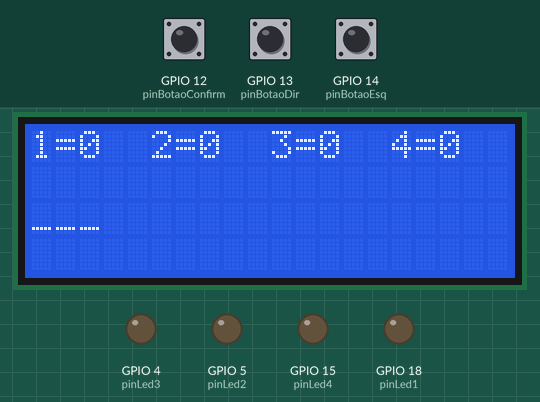
This program was run on a simulated ESP32. Parts: 20×4 character LCD, output pins drawn as LEDs (lit = HIGH). The inputs (shaded band) are chosen by the test bench; at power-on: GPIO 12 (pinBotaoConfirm) HIGH, GPIO 13 (pinBotaoDir) HIGH, GPIO 14 (pinBotaoEsq) HIGH. What the program prints to the serial monitor is not drawn.

Above: at 1.2 s.
1.3 s: GPIO 12 (pinBotaoConfirm) pulled LOW for 0.15 s
At 2.5 s:
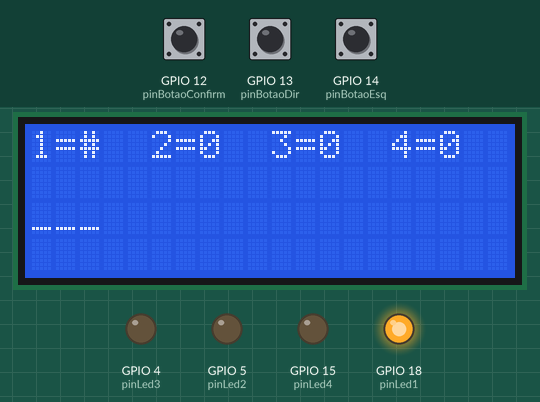
2.9 s: GPIO 13 (pinBotaoDir) pulled LOW for 0.15 s
At 4.1 s:
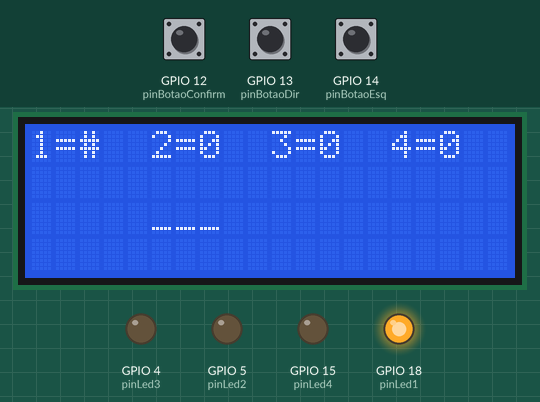
4.5 s: GPIO 12 (pinBotaoConfirm) pulled LOW for 1 s
At 5.1 s:
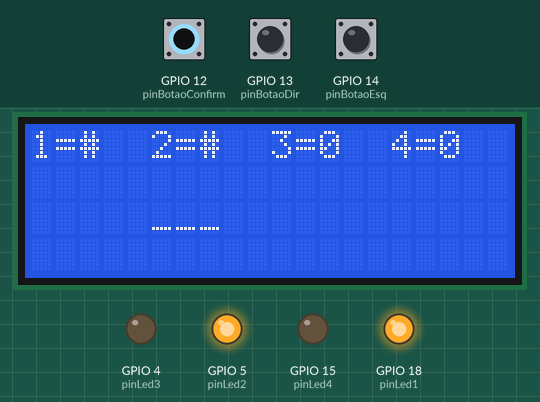
7.0 s: GPIO 14 (pinBotaoEsq) pulled LOW for 0.15 s
At 8.2 s:
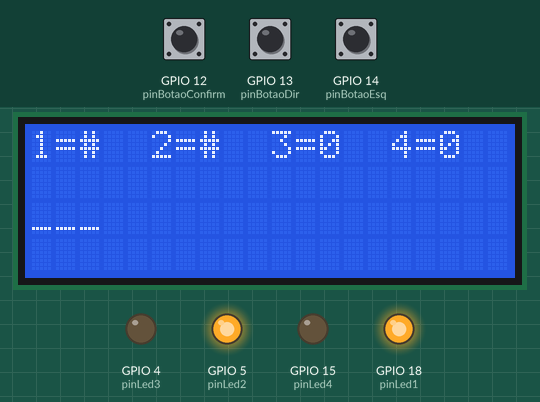
8.6 s: GPIO 12 (pinBotaoConfirm) pulled LOW for 0.15 s
At 9.5 s:
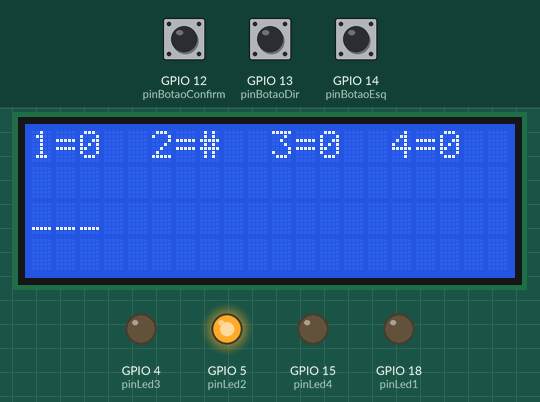
10.2 s: GPIO 14 (pinBotaoEsq) pulled LOW for 1 s
At 10.9 s:
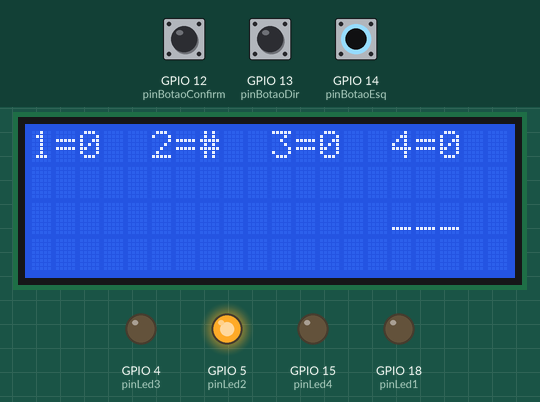
Timing chart, 0 to 13.2 s (numbered marks = the images above; inputs shaded):
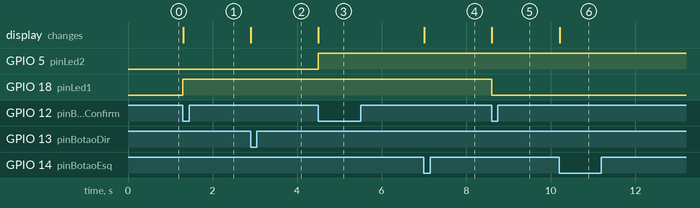

Measured:
- after the input at 1.3 s, GPIO 18 (pinLed1): LOW → HIGH at once; the display: changes at once (image 1)
- after the input at 2.9 s, the display: changes at once (image 2)
- after the input at 4.5 s, GPIO 5 (pinLed2): LOW → HIGH at once; the display: changes at once (image 3)
- after the input at 7.0 s, the display: changes at once (image 4)
- after the input at 8.6 s, GPIO 18 (pinLed1): HIGH → LOW at once; the display: changes at once (image 5)
- after the input at 10.2 s, the display: changes at once (image 6)

The program:

main.cpp
```cpp
#include <Arduino.h>
#include <LiquidCrystal_I2C.h>
LiquidCrystal_I2C lcd(0x27, 20, 4);

//define o numero da porta dos leds
#define pinLed1 18
#define pinLed2 5
#define pinLed3 4
#define pinLed4 15

//define o numero da porta dos botoes
#define pinBotaoEsq 14
#define pinBotaoDir 13
#define pinBotaoConfirm 12

//define a o estado inicial da leitura dos botes como desligados
static int leituraInicialBtEsq = HIGH;
static int leituraInicialBtDir = HIGH;
static int leituraInicialBtConfirm = HIGH;

static int estadoInicialLed1 = false;
static int estadoInicialLed2 = false;
static int estadoInicialLed3 = false;
static int estadoInicialLed4 = false;

//define a variavel posicao incial como 0...
static int posicao = 0;

void setup()
{
  Serial.begin(9600);

  //denomina os leds como saida...
  pinMode(pinLed1, OUTPUT);
  pinMode(pinLed2, OUTPUT);
  pinMode(pinLed3, OUTPUT);
  pinMode(pinLed4, OUTPUT);

  //denomina botoes como entrada...
  pinMode(pinBotaoEsq,INPUT_PULLUP);
  pinMode(pinBotaoDir, INPUT_PULLUP);
  pinMode(pinBotaoConfirm, INPUT_PULLUP);

  //inicial display e configura ele ao iniciar...
  lcd.init();
  lcd.backlight();

  //inicia o lcd com os led desligados...
  lcd.setCursor(0,0);
  lcd.print("1=0");

  lcd.setCursor(5,0);
  lcd.print("2=0");

  lcd.setCursor(10,0);
  lcd.print("3=0");

  lcd.setCursor(15,0);
  lcd.print("4=0");

  //inicia com a barra seletora na casa 1 da linha 2
  lcd.setCursor(0,2);
  lcd.print("___");
}

void loop()
{
  //estado de leitura e na verdade o estado dos botoes...
  int leitura1 = digitalRead(pinBotaoEsq);
  int leitura2 = digitalRead(pinBotaoDir);
  int leitura3 = digitalRead(pinBotaoConfirm);

  //estado dos leds recebe false... ou seja iniciam desligados...
  static bool estadoLed1 = estadoInicialLed1;
  static bool estadoLed2 = estadoInicialLed2;
  static bool estadoLed3 = estadoInicialLed3;
  static bool estadoLed4 = estadoInicialLed4;

  //tratamento botao 1 esquerdo
  if(leituraInicialBtEsq != leitura1) //se o botao foi clicado...
  {
   if(leitura1 == LOW) //e se o estado agora e low/ligado por conta do pullup
   {
    lcd.setCursor(posicao *5, 2); //posiciona o cursor
    lcd.print("   "); //e apagar a barra de selecao atual

    posicao = (posicao == 0) ?3 : posicao -1; //se posicao for 0 recebe 3, se posicao for diferente de 0, entao diminui uma casa...

    lcd.setCursor(posicao *5, 2); //posiciona  o cursor
    lcd.print("___"); //e ent imprime a barra de selecao onde o cursor esta
    Serial.print("Led ");
    Serial.print(posicao + 1);
    Serial.println(" selecionado");
   }
    leituraInicialBtEsq = leitura1;

  }

  //tratamento botao 2 direito
  if(leituraInicialBtDir != leitura2) //se o botao foi clicado...
  {
   if(leitura2 == LOW) //e se o estado agora e low/ligado por conta do pullup
   {
    lcd.setCursor(posicao *5, 2); //posiciona o cursor
    lcd.print("   "); //e apagar a barra de selecao atual

    posicao = (posicao == 3) ?0 : posicao +1; //se posicao for 0 recebe 3, se posicao for diferente de 0, entao diminui uma casa...

    lcd.setCursor(posicao *5, 2); //posiciona  o cursor
    lcd.print("___"); // e ent imprime a barra de selecao onde o cursor esta
    Serial.print("Led ");
    Serial.print(posicao + 1);
    Serial.println(" selecionado");
   }
    leituraInicialBtDir = leitura2;
  }

  //tratamento botao 3 confirmar
  if(leituraInicialBtConfirm != leitura3) //se o botao 3 foi clicado...
  {
   if(leitura3 == LOW) //e se o estado agora e low/ligado por conta do pullup
   {
     switch(posicao) //dependendo da posicao estar...
     {
     case 0: //no caso 0, se posicao for 0...
     estadoLed1 = !estadoLed1; //atualiza o estado do led para o contrario, LOGO...
     digitalWrite(pinLed1, estadoLed1); //o led 1 agora liga ou caso o botao for pressionado denovo, ele desliga...
     lcd.setCursor(0,0); //na casa 0 da linha 0...
     lcd.print(estadoLed1 ? "1=#" : "1=0"); //sera impresso o estado do led, se ligado("1=#"), ou desligado("1=#")...
     Serial.print("Led ");
     Serial.print(posicao +1);
     Serial.println(estadoLed1 ?" Ligado" : " Desligado");
     break;

     case 1: //no caso 1, se posicao for 1...
     estadoLed2 = !estadoLed2; //atualiza o estado do led para o estado contrario, LOGO...
     digitalWrite(pinLed2, estadoLed2); //o led 2 agora liga ou desliga, caso o botao for pressionado...
     lcd.setCursor(5,0); //na casa 4 da linha 0...
     lcd.print(estadoLed2 ? "2=#" : "2=0"); //sera impresso o estado do led, se ligado("1=#"), ou desligado("1=#")...
     Serial.print("Led ");
     Serial.print(posicao +1);
     Serial.println(estadoLed2 ?" Ligado" : " Desligado");     break;

     case 2: //no caso 2, se posicao for 2...
     estadoLed3 = !estadoLed3; //atualiza o estado do led para o estado contrario, LOGO...
     digitalWrite(pinLed3, estadoLed3); //o led 3 agora liga ou desliga, caso o botao for pressionado..
     lcd.setCursor(10,0); //na casa 8 da linha 0...
     lcd.print(estadoLed3 ? "3=#" : "3=0"); //sera impresso o estado do led, se ligado("1=#"), ou desligado("1=#")...
     Serial.print("Led ");
     Serial.print(posicao +1);
     Serial.println(estadoLed3 ?" Ligado" : " Desligado");     break;

     case 3: //no caso 3, se posicao for 3...
     estadoLed4 = !estadoLed4;  //atualiza o estado do led para o estado contrario, LOGO...
     digitalWrite(pinLed4, estadoLed4); //o led 3 agora liga ou desliga, caso o botao for pressionado..
     lcd.setCursor(15,0); //na casa 12 da linha 0...
     lcd.print(estadoLed4 ? "4=#" : "4=0"); //sera impresso o estado do led, se ligado("1=#"), ou desligado("1=#")...
     Serial.print("Led ");
     Serial.print(posicao +1);
     Serial.print(estadoLed4 ?" Ligado" : " Desligado");     break;
     }
   }
    leituraInicialBtConfirm = leitura3;
  }
}
```
